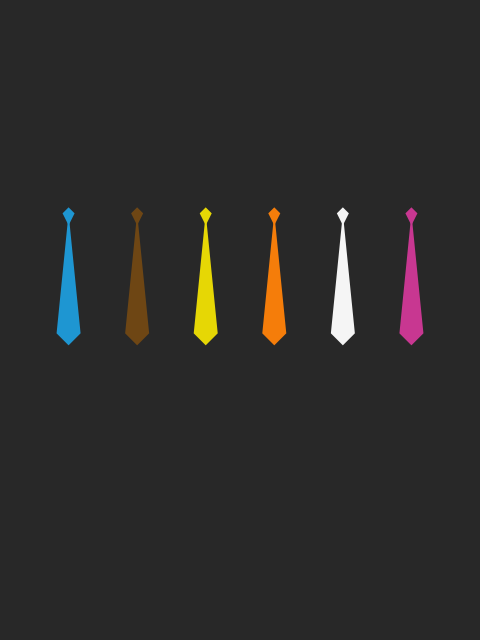
Frame 1 (no input)
Frame 2 (the mouse pressed at the canvas centre, redrawn once): identical to frame 1, image omitted

The Processing sketch that drew this single still picture (run headless with seeded random() and noise(); the mouse was pressed at the canvas centre and the sketch redrawn once):

// Processing sketch: reservoir_dogs
// ── reservoir_dogs.pde
// Manuale di Programmazione Cinematografica
// Daniele Olmisani, 2016

// Reservoir dogs


final float D1 = 120;
final float D2 = 0.1*D1;

final color PAPER = color(40, 40, 40);

final color[] INKS = new color[] {
  color(30, 150, 210),
  color(110, 70, 20),
  color(230, 215, 5),
  color(245, 125, 10),
  color(245, 245, 245),
  color(200, 55, 145),
};

void setup() {
  size(480, 640);
  noLoop();
}

void draw() {
  
  int count = INKS.length;
  float step = (float)width / (count+1);
 
  translate((width-(count-1)*step)/2.0, height/3.0);

  background(PAPER);
  noStroke();
  
  for (int i=0; i<count; i++) {
    
    fill(INKS[i]);
    
    quad(0, D2, D2/2, 0, 0, -D2/2, -D2/2, 0);
    quad(0, 0, D2, D1, 0, D1+D2, -D2, D1);
    
    translate(step, 0.0);
  }
  
  save("reservoir-dogs.png");
}
